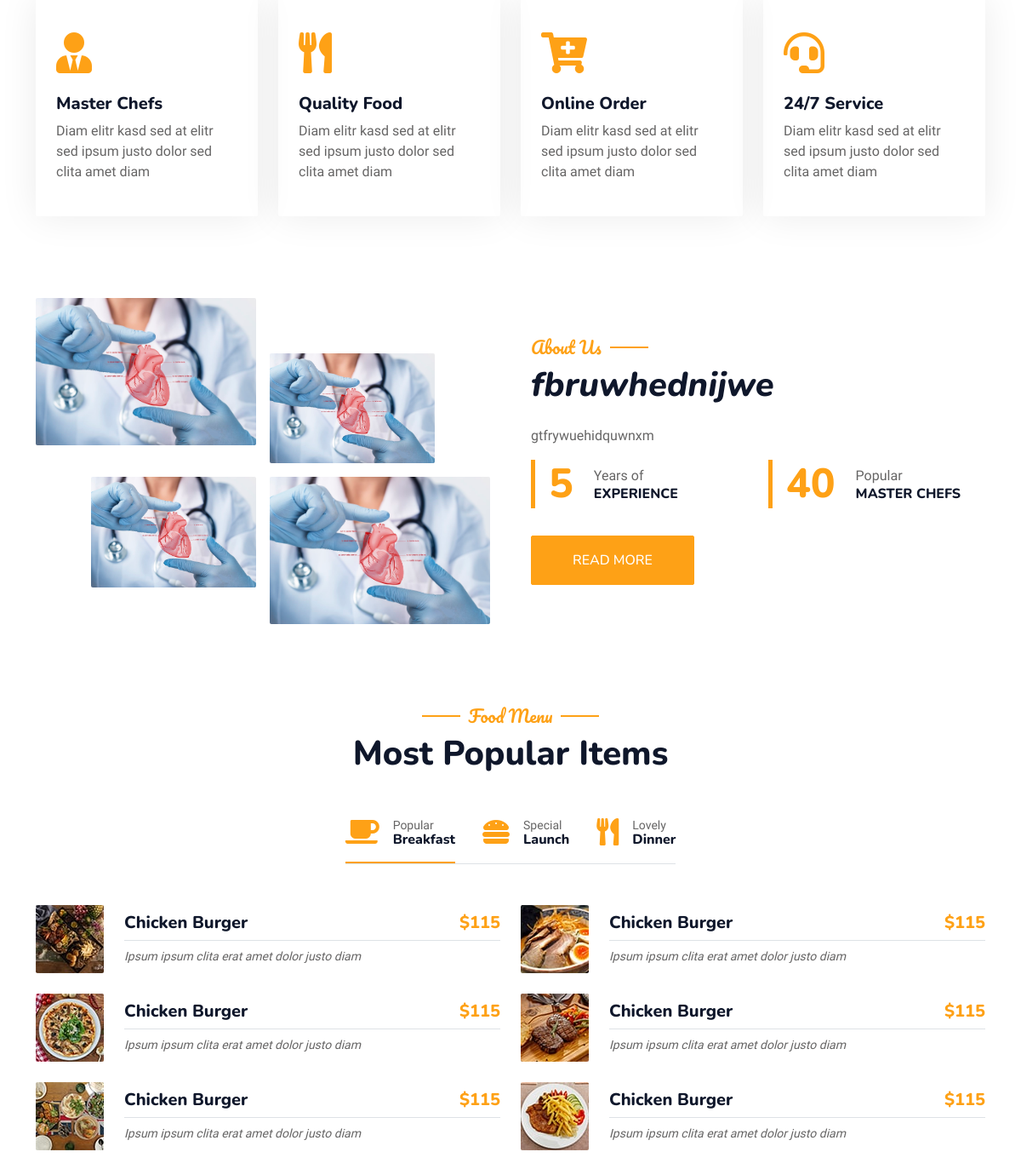
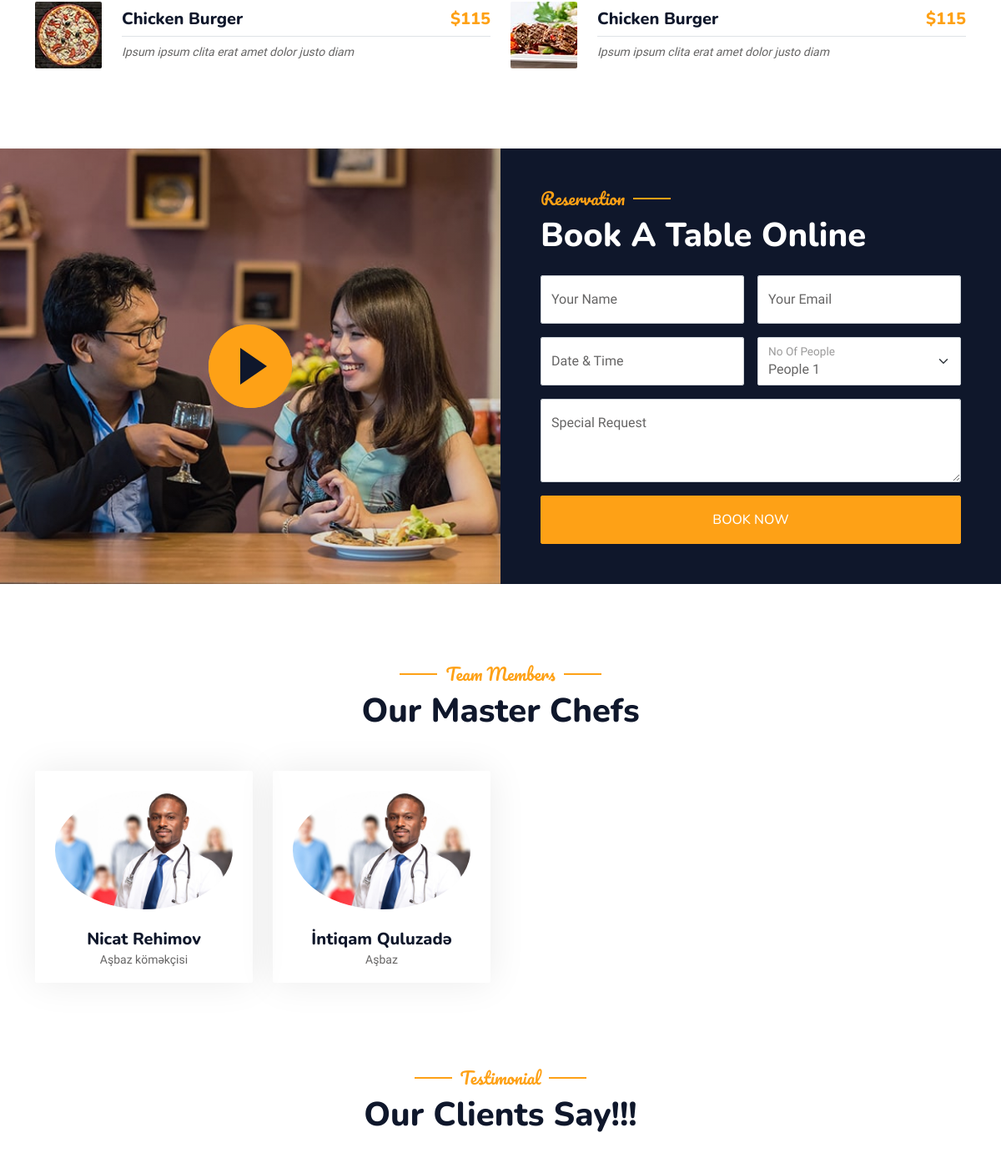
The app's page / (middle part), older data (2 pictures, top to bottom).
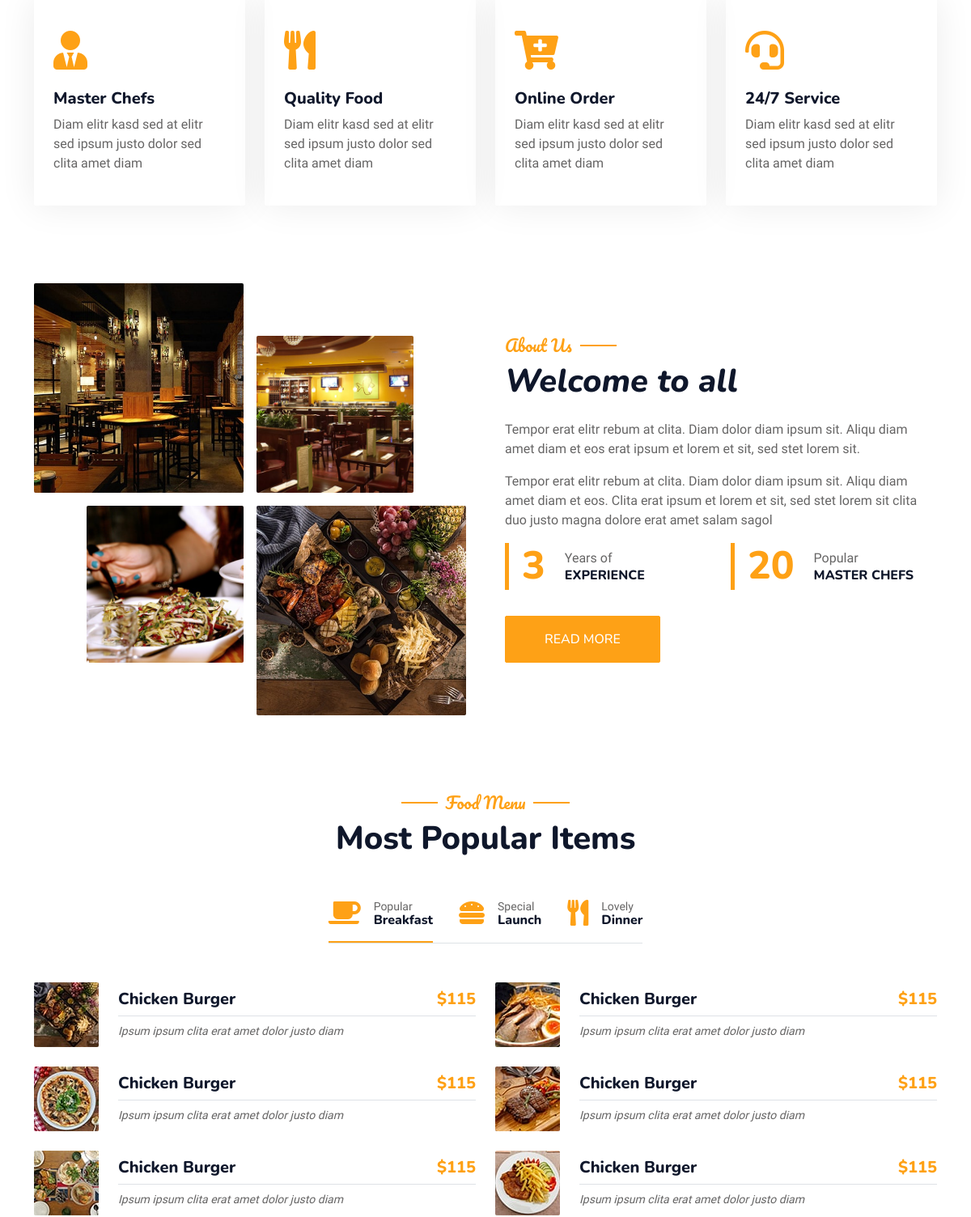
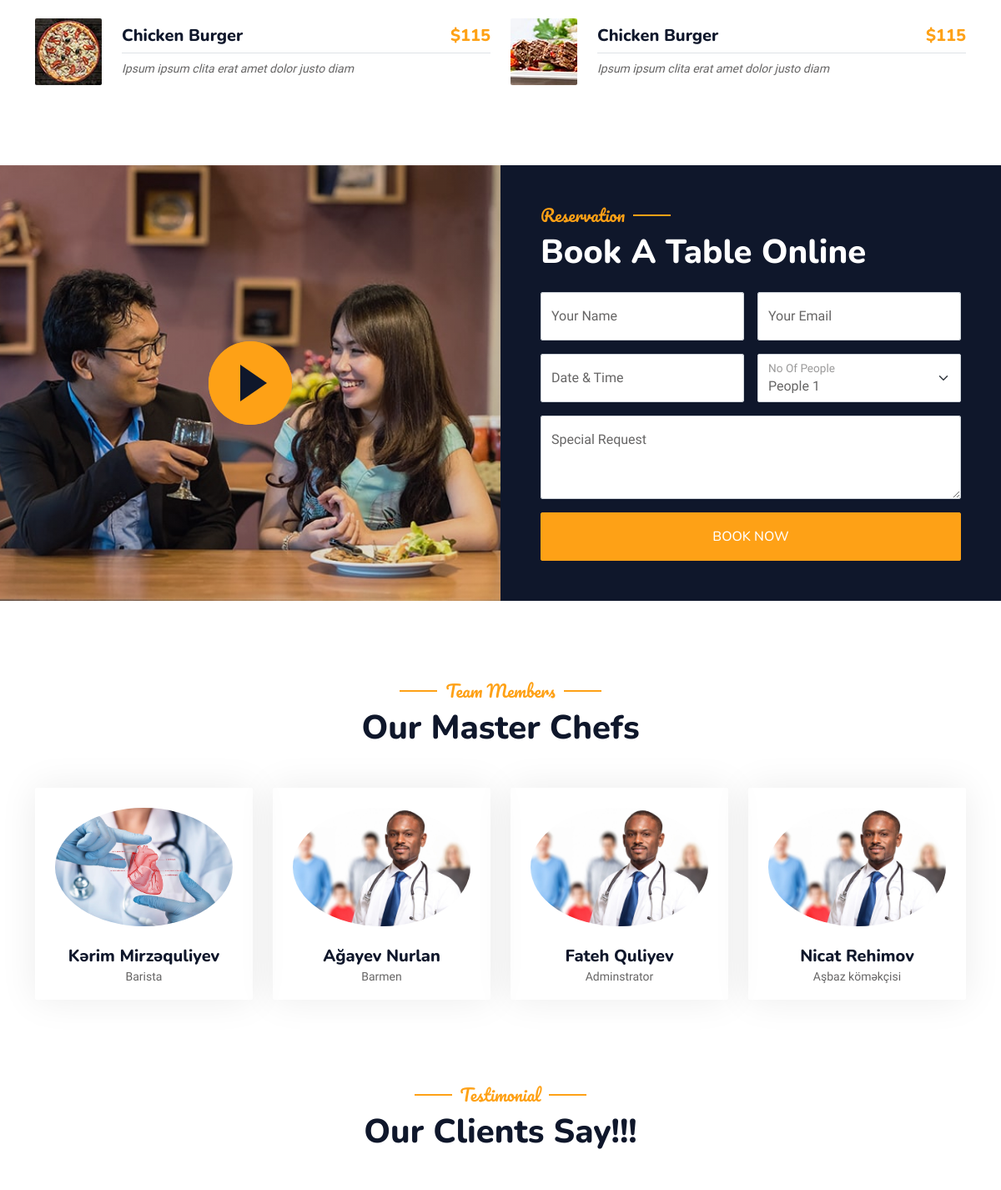
The same page, newer data (2 pictures, top to bottom).
### restaurant/models.py (models this page shows, shortened)
class AboutModel(DateMixin, SlugMixin):
    head = models.CharField(max_length=255, verbose_name="Haqqımızda başlıq hissəsi")
    description = RichTextField(verbose_name="Açıqlama")
    years_of_experience = models.CharField(max_length=255, verbose_name="Təcrübə")
    count_of_workers = models.CharField(max_length=255, verbose_name="İşçilərin sayı")
    img_1 = models.ImageField(upload_to=Uploader.upload_photo_for_about, verbose_name="Sol üst şəkil", help_text="298x298")
    img_2 = models.ImageField(upload_to=Uploader.upload_photo_for_about, verbose_name="Sağ üst şəkil", help_text="224x224")
    img_3 = models.ImageField(upload_to=Uploader.upload_photo_for_about, verbose_name="Sol aşağı şəkil", help_text="224x224")
    img_4 = models.ImageField(upload_to=Uploader.upload_photo_for_about, verbose_name="Sağ aşağı şəkil", help_text="298x298")
    class Meta:
        ordering = ("-created_at", )
        verbose_name = "Haqqımızda"
        verbose_name_plural = "Haqqımızda"

class Personal(DateMixin, SlugMixin):
    full_name = models.CharField(max_length=255, verbose_name="İşçinin adı və soyadı")
    position = models.CharField(max_length=255, verbose_name="İşçinin vəzifəsi")
    image = models.ImageField(upload_to=Uploader.upload_photo_for_personal, verbose_name="İşçinin fotosu")
    class Meta:
        ordering = ("-created_at",)
        verbose_name = "İşçi"
        verbose_name_plural = "İşçilər"

### restaurant/views.py (the view)
# urls.py: path("", home_view, name='home'),
def home_view(request):
    about = AboutModel.objects.first()
    workers = Personal.objects.order_by("-created_at")[:4]
    context = {
        "index_about": about,
        "index_workers": workers,
    }
    return render(request, "index.html", context)

### templates/index.html (shortened to what the changed rows need)
{% extends 'base.html' %}
{% load static %}
{% block body %}
        <div class="container-xxl py-5">
            <div class="container">
                <div class="row g-5 align-items-center">
                    <div class="col-lg-6">
                        <div class="row g-3">
                            <div class="col-6 text-start">
                                <img class="img-fluid rounded w-100 wow zoomIn" data-wow-delay="0.1s" src="{{index_about.img_1.url}}">
                            </div>
                            <div class="col-6 text-start">
                                <img class="img-fluid rounded w-75 wow zoomIn" data-wow-delay="0.3s" src="{{index_about.img_2.url}}" style="margin-top: 25%;">
                            </div>
                            <div class="col-6 text-end">
                                <img class="img-fluid rounded w-75 wow zoomIn" data-wow-delay="0.5s" src="{{index_about.img_3.url}}">
                            </div>
                            <div class="col-6 text-end">
                                <img class="img-fluid rounded w-100 wow zoomIn" data-wow-delay="0.7s" src="{{index_about.img_4.url}}">
                            </div>
                        </div>
                    </div>
                    <div class="col-lg-6">
                        <h1 class="mb-4"><i>{{index_about.head}}</i></h1>
                        <p class="mb-4">{{index_about.description|safe}}</p>
                        <div class="row g-4 mb-4">
                            <div class="col-sm-6">
                                <div class="d-flex align-items-center border-start border-5 border-primary px-3">
                                    <h1 class="flex-shrink-0 display-5 text-primary mb-0" data-toggle="counter-up">{{index_about.years_of_experience}}</h1>
                                    <div class="ps-4">
                                        <p class="mb-0">Years of</p>
                                        <h6 class="text-uppercase mb-0">Experience</h6>
                                    </div>
                                </div>
                            </div>
                            <div class="col-sm-6">
                                <div class="d-flex align-items-center border-start border-5 border-primary px-3">
                                    <h1 class="flex-shrink-0 display-5 text-primary mb-0" data-toggle="counter-up">{{index_about.count_of_workers}}</h1>
                                    <div class="ps-4">
                                        <p class="mb-0">Popular</p>
                                        <h6 class="text-uppercase mb-0">Master Chefs</h6>
                                    </div>
                                </div>
                            </div>
                        </div>
                    </div>
                </div>
            </div>
        </div>
        <div class="container-xxl py-5">
            <div class="container">
                <div class="text-center wow fadeInUp" data-wow-delay="0.1s">
                    <h1 class="mb-5">Most Popular Items</h1>
                </div>
            </div>
        </div>
        <div class="container-xxl py-5 px-0 wow fadeInUp" data-wow-delay="0.1s">
            <div class="row g-0">
                <div class="col-md-6 bg-dark d-flex align-items-center">
                    <div class="p-5 wow fadeInUp" data-wow-delay="0.2s">
                        <h1 class="text-white mb-4">Book A Table Online</h1>
                    </div>
                </div>
            </div>
        </div>
        <div class="container-xxl pt-5 pb-3">
            <div class="container">
                <div class="text-center wow fadeInUp" data-wow-delay="0.1s">
                    <h1 class="mb-5">Our Master Chefs</h1>
                </div>
                <div class="row g-4">
                    {% for i in index_workers  %}
                    <div class="col-lg-3 col-md-6 wow fadeInUp" data-wow-delay="0.1s">
                        <div class="team-item text-center rounded overflow-hidden">
                            <div class="rounded-circle overflow-hidden m-4">
                                <img class="img-fluid" src="{{i.image.url}}" alt="">
                            </div>
                            <h5 class="mb-0">{{i.full_name}}</h5>
                            <small>{{i.position}}</small>
                        </div>
                    </div>
                    {% endfor %}
                </div>
            </div>
        </div>
        <div class="container-xxl py-5 wow fadeInUp" data-wow-delay="0.1s">
            <div class="container">
                <div class="text-center">
                    <h1 class="mb-5">Our Clients Say!!!</h1>
                </div>
            </div>
        </div>
       {% endblock body %}

Row changes from the older to the newer data that the page shows:
no longer on this page (row unchanged): Personal: image (picture), full_name "İntiqam Quluzadə", position "Aşbaz"
changed AboutModel: img_1: a different picture; img_2: a different picture; img_3: a different picture; img_4: a different picture; head "fbruwhednijwe" → "Welcome to all"; description "gtfrywuehidquwnxm" → "Tempor erat elitr rebum at clita. Diam dolor diam ipsum sit. Aliqu diam amet diam et eos erat ipsum et lorem et sit, sed stet lorem sit. Tempor erat elitr rebum at clita. Diam dolor diam ipsum sit. Aliqu diam amet diam et eos. Clita erat ipsum et lorem et sit, sed stet lorem sit clita duo justo magna dolore erat amet salam sagol"; years_of_experience "5" → "3"; count_of_workers "40" → "20"
added Personal: image (picture), full_name "Kərim Mirzəquliyev", position "Barista"
added Personal: image (picture), full_name "Ağayev Nurlan", position "Barmen"
added Personal: image (picture), full_name "Fateh Quliyev", position "Adminstrator"
